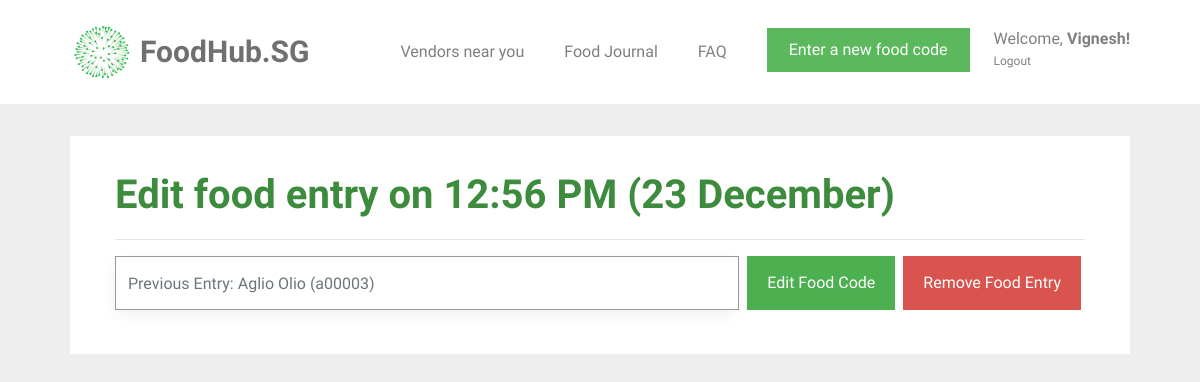
Screenshot of /2/edit_food (signed in) with the database file from the repository.
### tables this page shows
CREATE TABLE user (
  id INTEGER PRIMARY KEY AUTOINCREMENT,
  name TEXT NOT NULL,
  email VARCHAR(512) UNIQUE NOT NULL,
  password TEXT NOT NULL,
  height INTEGER NOT NULL,
  weight INTEGER NOT NULL
);

CREATE TABLE "food_entry" (
	`id`	INTEGER PRIMARY KEY AUTOINCREMENT,
	`creator_id`	INTEGER NOT NULL,
	`created`	TIMESTAMP NOT NULL DEFAULT (datetime('now','localtime')),
	`food_code`	VARCHAR ( 6 ) NOT NULL,
	`food_name`	TEXT NOT NULL,
	`calories`	INT NOT NULL,
	FOREIGN KEY(`creator_id`) REFERENCES `user`(`id`)
);

### foodhubsg/food.py (the view, shortened to what this page needs)
@bp.route('/<int:id>/edit_food', methods=('GET', 'POST'))
@login_required
def edit_food(id):
    db = get_db()
    food_entry = get_food_entry(id)
    old_food_name = food_entry['food_name']
    old_food_code = food_entry['food_code']
    return render_template('food/edit_food.html', food_entry=food_entry)

### foodhubsg/auth.py (called while the page is built)
def login_required(view):
    @functools.wraps(view)
    def wrapped_view(**kwargs):
        if g.user is None:
            return redirect(url_for('auth.login'))
        return view(**kwargs)
    return wrapped_view

@bp.before_app_request
def load_logged_in_user():
    user_id = session.get('user_id')
    if user_id is None:
        g.user = None
    else:
        g.user = get_db().execute(
            'SELECT * FROM user WHERE id = ?', (user_id,)
        ).fetchone()

### foodhubsg/db.py (called while the page is built)
def get_db():
    if 'db' not in g:
        g.db = sqlite3.connect(
            current_app.config['DATABASE'],
            detect_types=sqlite3.PARSE_DECLTYPES
        )
        g.db.row_factory = sqlite3.Row
    return g.db

### foodhubsg/food.py (called while the page is built)
def get_food_entry(id, check_user=True):
    db = get_db()
    food_entry = db.execute(
        'SELECT f.id, creator_id, food_name, created, calories, food_code, email'
        ' FROM food_entry f JOIN user u ON f.creator_id = u.id'
        ' WHERE f.id = ?',
        (id,),
    ).fetchone()
    if food_entry is None:
        abort(404, "That food entry (ID: {0}) doesn't exist".format(id))
    if check_user and food_entry['creator_id'] != g.user['id']:
        abort(403)
    return food_entry

### foodhubsg/templates/food/edit_food.html (shortened to what this page needs)
{% extends 'base.html' %}
{% block content %}
<div id="colorlib-container">
    <div class="container">
        <div class="box1">
        <div class="row row-pb-md">
            <div class="col-md-12">
                <form id="edit-food" action="" method="post">
                    <header id="summary-header">
                        <h1 class="font_color"><b>Edit food entry on {{ food_entry['created'].strftime('%I:%M %p (%d %B)') }}</b></h1>
                        <hr>
                    </header>
                    <div class="input-group">
                        <input name="code" id="code" class="form-control" value="{{ request.form['code'] }}" placeholder="Previous Entry: {{ food_entry['food_name'] }} ({{ food_entry['food_code'] }})">
                        <div class="input-group-btn">
                            <input type="submit" value="Edit Food Code" name="action" class="btn btn-primary" style="background-color: #4CAF50; height: 54px; margin-left: 0.5em;">
                            <input type="submit" value="Remove Food Entry" name="action" onclick="remove_confirm()" class="btn btn-primary" id="remove-button" style='background-color: #d9534f; height: 54px;'>
                        </div>
                    </div>
                </form>
            </div>
        </div>
        </div>
    </div>
</div>
{% endblock %}

### foodhubsg/templates/base.html (shortened to what this page needs)
<!doctype html>
<link rel="stylesheet" href="https://cdnjs.cloudflare.com/ajax/libs/font-awesome/4.7.0/css/font-awesome.min.css">
<link rel="stylesheet" href="https://stackpath.bootstrapcdn.com/bootstrap/4.1.3/css/bootstrap.min.css">
<link rel="stylesheet" href="../static/css/animate.css">
<link rel="stylesheet" href="../static/css/icomoon.css">
<link rel="stylesheet" href="../static/css/magnific-popup.css">
<link rel="stylesheet" href="../static/css/flexslider.css">
<link rel="stylesheet" href="../static/css/owl.carousel.min.css">
<link rel="stylesheet" href="../static/css/owl.theme.default.min.css">
<link rel="stylesheet" href="../static/css/style.css">
    {% block navbar %}
        <nav class="navbar navbar-light bg-white">
            <div class="container">
                <a class="navbar-brand" href="{{ url_for('index') }}">
                    <img src="../static/images/healthhub-logo.png" width="65px" height="60px" class="d-inline-block align-top" alt="FoodHub.SG Logo">
                    <span id="webname">FoodHub.SG</span>
                </a>
                {% if g.user %}
                    <ul class="navbar-nav ml-auto">
                        <li class="nav-item">
                            <a class="nav-link" href="{{ url_for('vendors.vendors') }}">Vendors near you</a>
                        </li>
                        <li class="nav-item">
                            <a class="nav-link" href="{{ url_for('food.food_journal') }}">Food Journal</a>
                        </li>
                        <li class="nav-item">
                            <a class="nav-link" href="{{ url_for('user.faq') }}">FAQ</a>
                        </li>
                        <li class="nav-item">
                            <a href="{{ url_for('food.food_journal') }}"><button type="button" class="btn btn-success">Enter a new food code</button></a>
                        </li>
                        <li class="nav-item settings nav-link">
                            <a class="nav-link" id="settings-link" href="{{ url_for('user.user_settings')}}">
                                Welcome, <span id="nav-name">{{ g.user['name'] }}!</span>
                            </a>
                            <a class="nav-link" id="logout-link" href="{{ url_for('auth.logout') }}">
                                Logout
                            </a>
                        </li>
                    </ul>
                {% endif %}
                {% endblock %}
            </div>
        </nav>
<section class="content">
    {% block content %}{% endblock %}
</section>

### foodhubsg/static/css/style.css (style rules this page uses)
.font_color { color: #3d8b3d; }
a { color: #F6490D; -webkit-transition: 0.5s; -o-transition: 0.5s; transition: 0.5s; }
h1, h2, h3, h4, h5, h6, figure { color: #707070; font-weight: 400; margin: 0 0 20px 0; }
#colorlib-container, #colorlib-instagram, #colorlib-about, #colorlib-contact, #colorlib-footer { padding: 2em 0; clear: both; }
.content { display: block; }
.form-control { -webkit-box-shadow: none; -moz-box-shadow: none; -ms-box-shadow: none; -o-box-shadow: none; box-shadow: none; border: none; font-size: 16px !important; font-weight: 300; -webkit-border-radius: 0px; -moz-border-radius: 0px; -ms-border-radius: 0px; border-radius: 0px; }
.btn { margin-right: 4px; margin-bottom: 4px; font-size: 16px; font-weight: 400; -webkit-border-radius: 30px; -moz-border-radius: 30px; -ms-border-radius: 30px; border-radius: 30px; -webkit-transition: 0.5s; -o-transition: 0.5s; transition: 0.5s; padding: 8px 20px; }
.btn-primary { background: #F6490D; color: #fff; }
.btn-success { background: #5cb85c; color: #fff; border: 2px solid #5cb85c; }
.form-control { -webkit-box-shadow: none; box-shadow: none; background: transparent; border: 1px solid rgba(0, 0, 0, 0.1); height: 54px; font-size: 18px; font-weight: 300; }
.row-pb-md { padding: 2em !important; }
.btn-primary { border-radius: 0; border-width: 0; }
.btn { border-radius: 0; }
.form-control { border-width: 0.2px; border-color: #999999; box-shadow: 0 5px 20px -5px rgba(0,0,0,0.1); }
.box1 { background: #ffffff; padding: 0.5em; margin-bottom: 3em; transition: box-shadow 0.5s; }
.row.row-pb-md { margin: -5px -10px 0 -10px; }
.container { padding-right: 2.5em; padding-left: 2.5em; }
#nav-name { font-weight: bold; }
.navbar-nav { flex-direction: row; }
.nav-item { padding: 10px 10px 10px 10px; margin: 10px; }
.navbar-nav > .settings { position: relative; display: block; margin-right: 0; padding-right: 0; margin-left: 0; padding-left: 0; color: #4CAF50; }
.settings > .nav-link { line-height: 22px; padding: 0; }
#logout-link { font-size: 12px; }
#webname { color: #707070; font-weight: bold; font-size: 30px; }
.bg-white { background-color: white; }

### rows the page displays
user: user.name "Vignesh"
food_entry: created "12:56 PM (23 December)", code "Previous Entry: Aglio Olio (a00003)"
